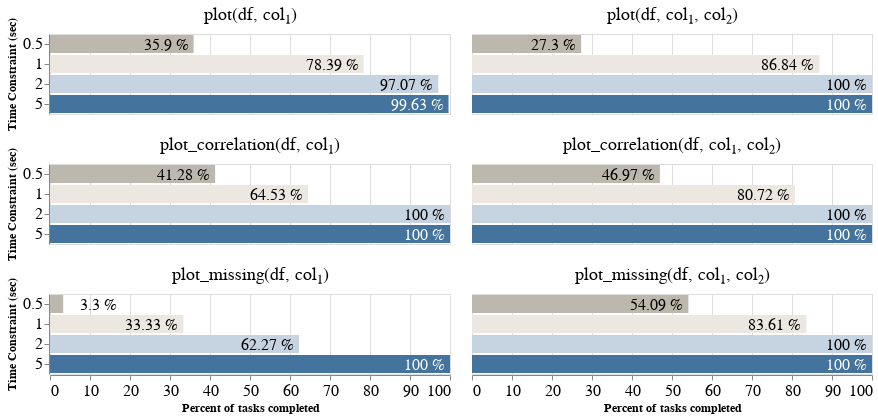

Notebook source saved alongside this figure:
### Code cell
base = alt.Chart(df)
scale = alt.Scale(domain=[0.5, 1. , 2. , 5, "white", "black"], range=[*PALETTE, "white", "black"])
(
    base.mark_bar().encode(
        y=alt.Y("threshs:O", sort=threshs, title="Time Constraint (sec)"),
        x=alt.X("pct:Q", title="Percent of tasks completed"),
        color=alt.Color(
            "threshs:N",
            sort=threshs,
            title="Intervals",
            legend=None,
            scale=scale
        ),
        #     column=alt.Column('column:N', title="Completed Tasks by Function"),
        tooltip=[
            alt.Tooltip("pct:Q", title="percent"),
            alt.Tooltip("cnt:Q", title="count"),
            alt.Tooltip("threshs:O", title="interval"),
        ],
    )
    + base.mark_text(align="right", dy=1, dx=-5, fontSize=16)
    .encode(
        y=alt.Y("threshs:O", sort=threshs, title=""),
        x=alt.X("textpos:Q"),
        text=alt.Text("label:N"),
        color=alt.Color(
            "textcolor:N",
            scale=scale,
            legend=None,
        ),
    )
    .transform_calculate(label='datum.pct + " %"')
).facet(
    alt.Facet("func:N", title="", header=alt.Header(labelFontSize=18)), columns=2
).configure_axis(
    labelFontSize=16, titleFontSize=12
)

### Figure 1 — Vega-Lite specification as saved in the notebook (floating-point values rounded to 4 significant figures)
{"config": {"view": {"continuousWidth": 400, "continuousHeight": 300}, "axis": {"labelFontSize": 16, "titleFontSize": 12}}, "data": {"name": "data-2782b09b6a5cb41ae0738f6bac4397a9"}, "facet": {"type": "nominal", "field": "func", "header": {"labelFontSize": 18}, "title": ""}, "spec": {"layer": [{"mark": "bar", "encoding": {"color": {"type": "nominal", "field": "threshs", "legend": null, "scale": {"domain": [0.5, 1.0, 2.0, 5, "white", "black"], "range": ["#bdb8ad", "#ece7e0", "#c6d4e1", "#44749d", "white", "black"]}, "sort": [0.5, 1, 2, 5], "title": "Intervals"}, "tooltip": [{"type": "quantitative", "field": "pct", "title": "percent"}, {"type": "quantitative", "field": "cnt", "title": "count"}, {"type": "ordinal", "field": "threshs", "title": "interval"}], "x": {"type": "quantitative", "field": "pct", "title": "Percent of tasks completed"}, "y": {"type": "ordinal", "field": "threshs", "sort": [0.5, 1, 2, 5], "title": "Time Constraint (sec)"}}}, {"mark": {"type": "text", "align": "right", "dx": -5, "dy": 1, "fontSize": 16}, "encoding": {"color": {"type": "nominal", "field": "textcolor", "legend": null, "scale": {"domain": [0.5, 1.0, 2.0, 5, "white", "black"], "range": ["#bdb8ad", "#ece7e0", "#c6d4e1", "#44749d", "white", "black"]}}, "text": {"type": "nominal", "field": "label"}, "x": {"type": "quantitative", "field": "textpos"}, "y": {"type": "ordinal", "field": "threshs", "sort": [0.5, 1, 2, 5], "title": ""}}, "transform": [{"calculate": "datum.pct + \" %\"", "as": "label"}]}]}, "columns": 2, "$schema": "https://vega.github.io/schema/vega-lite/v4.8.1.json", "datasets": {"data-2782b09b6a5cb41ae0738f6bac4397a9": [{"threshs": 0.5, "pct": 35.9, "cnt": 98, "func": "plot(df, col₁)", "column": "0", "textpos": 35.9, "textcolor": "black"}, {"threshs": 1.0, "pct": 78.39, "cnt": 214, "func": "plot(df, col₁)", "column": "0", "textpos": 78.39, "textcolor": "black"}, {"threshs": 2.0, "pct": 97.07, "cnt": 265, "func": "plot(df, col₁)", "column": "0", "textpos": 97.07, "textcolor": "black"}, {"threshs": 5.0, "pct": 99.63, "cnt": 272, "func": "plot(df, col₁)", "column": "0", "textpos": 99.63, "textcolor": "white"}, {"threshs": 0.5, "pct": 27.3, "cnt": 587, "func": "plot(df, col₁, col₂)", "column": "1", "textpos": 27.3, "textcolor": "black"}, {"threshs": 1.0, "pct": 86.84, "cnt": 1867, "func": "plot(df, col₁, col₂)", "column": "1", "textpos": 86.84, "textcolor": "black"}, {"threshs": 2.0, "pct": 100.0, "cnt": 2150, "func": "plot(df, col₁, col₂)", "column": "1", "textpos": 100.0, "textcolor": "black"}, {"threshs": 5.0, "pct": 100.0, "cnt": 2150, "func": "plot(df, col₁, col₂)", "column": "1", "textpos": 100.0, "textcolor": "white"}, {"threshs": 0.5, "pct": 41.28, "cnt": 71, "func": "plot_correlation(df, col₁)", "column": "0", "textpos": 41.28, "textcolor": "black"}, {"threshs": 1.0, "pct": 64.53, "cnt": 111, "func": "plot_correlation(df, col₁)", "column": "0", "textpos": 64.53, "textcolor": "black"}, {"threshs": 2.0, "pct": 100.0, "cnt": 172, "func": "plot_correlation(df, col₁)", "column": "0", "textpos": 100.0, "textcolor": "black"}, {"threshs": 5.0, "pct": 100.0, "cnt": 172, "func": "plot_correlation(df, col₁)", "column": "0", "textpos": 100.0, "textcolor": "white"}, {"threshs": 0.5, "pct": 46.97, "cnt": 558, "func": "plot_correlation(df, col₁, col₂)", "column": "1", "textpos": 46.97, "textcolor": "black"}, {"threshs": 1.0, "pct": 80.72, "cnt": 959, "func": "plot_correlation(df, col₁, col₂)", "column": "1", "textpos": 80.72, "textcolor": "black"}, {"threshs": 2.0, "pct": 100.0, "cnt": 1188, "func": "plot_correlation(df, col₁, col₂)", "column": "1", "textpos": 100.0, "textcolor": "black"}, {"threshs": 5.0, "pct": 100.0, "cnt": 1188, "func": "plot_correlation(df, col₁, col₂)", "column": "1", "textpos": 100.0, "textcolor": "white"}, {"threshs": 0.5, "pct": 3.3, "cnt": 9, "func": "plot_missing(df, col₁)", "column": "0", "textpos": 18.0, "textcolor": "black"}, {"threshs": 1.0, "pct": 33.33, "cnt": 91, "func": "plot_missing(df, col₁)", "column": "0", "textpos": 33.33, "textcolor": "black"}, {"threshs": 2.0, "pct": 62.27, "cnt": 170, "func": "plot_missing(df, col₁)", "column": "0", "textpos": 62.27, "textcolor": "black"}, {"threshs": 5.0, "pct": 100.0, "cnt": 273, "func": "plot_missing(df, col₁)", "column": "0", "textpos": 100.0, "textcolor": "white"}, {"threshs": 0.5, "pct": 54.09, "cnt": 1515, "func": "plot_missing(df, col₁, col₂)", "column": "1", "textpos": 54.09, "textcolor": "black"}, {"threshs": 1.0, "pct": 83.61, "cnt": 2342, "func": "plot_missing(df, col₁, col₂)", "column": "1", "textpos": 83.61, "textcolor": "black"}, {"threshs": 2.0, "pct": 100.0, "cnt": 2801, "func": "plot_missing(df, col₁, col₂)", "column": "1", "textpos": 100.0, "textcolor": "black"}, {"threshs": 5.0, "pct": 100.0, "cnt": 2801, "func": "plot_missing(df, col₁, col₂)", "column": "1", "textpos": 100.0, "textcolor": "white"}]}}
